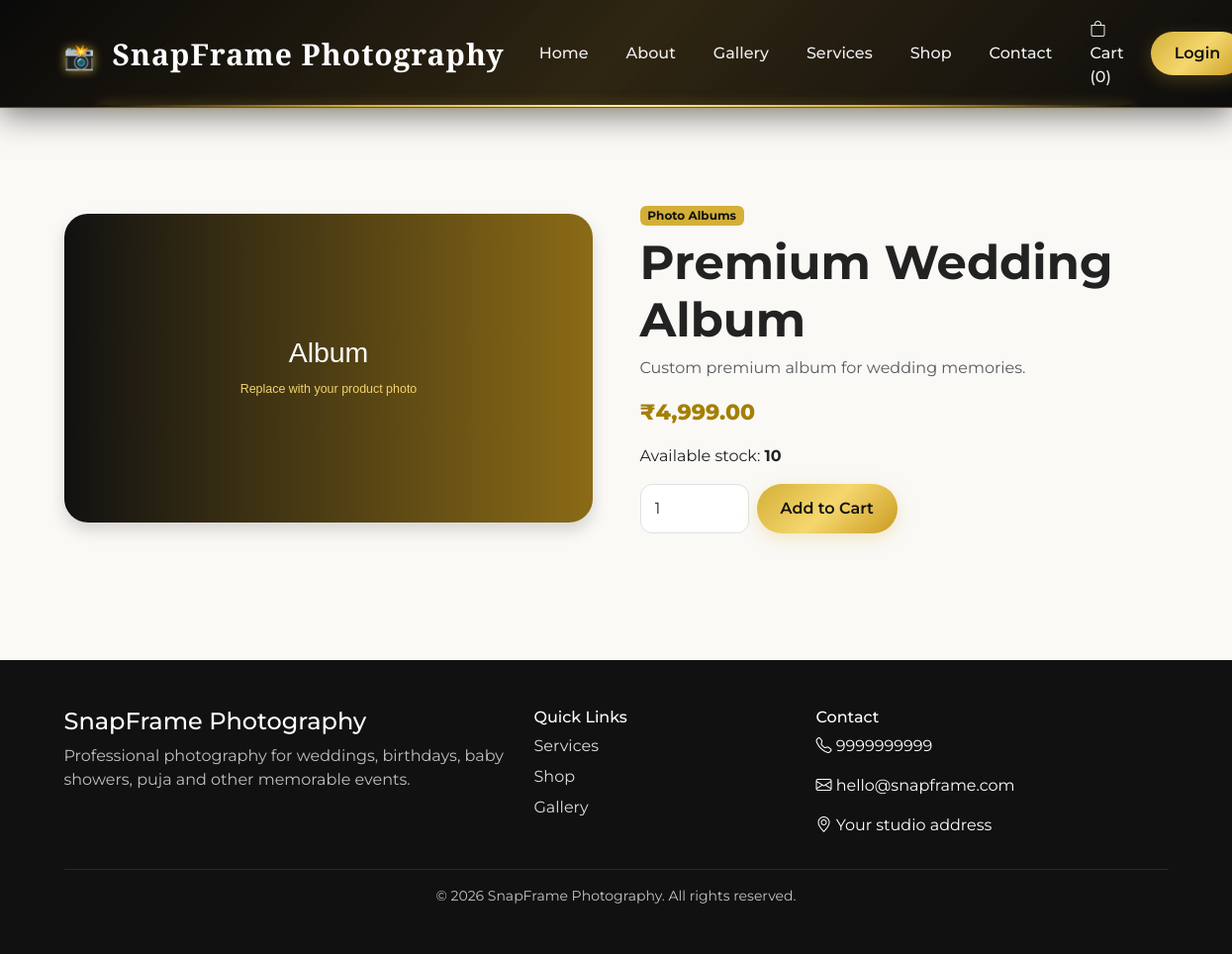
/product.php?id=2, run on the app's committed database.
### tables this page shows
CREATE TABLE IF NOT EXISTS shop_settings (
    id INT PRIMARY KEY,
    shop_name VARCHAR(150),
    photographer_name VARCHAR(150),
    description TEXT,
    phone VARCHAR(20),
    whatsapp VARCHAR(20),
    email VARCHAR(100),
    address TEXT,
    location VARCHAR(255),
    map_url VARCHAR(500),
    about_image VARCHAR(255),
    hero_image VARCHAR(255)
);

CREATE TABLE IF NOT EXISTS products (
    id INT AUTO_INCREMENT PRIMARY KEY,
    name VARCHAR(150) NOT NULL,
    description TEXT,
    price DECIMAL(10,2) NOT NULL DEFAULT 0,
    image VARCHAR(255) DEFAULT '',
    category VARCHAR(100) DEFAULT 'Photo Frames',
    stock INT DEFAULT 0,
    created_at TIMESTAMP DEFAULT CURRENT_TIMESTAMP
);

### config/functions.php (called while the page is built, shortened)
<?php
function e($value) {
    return htmlspecialchars((string)$value, ENT_QUOTES, 'UTF-8');
}
function user_logged_in() {
    return isset($_SESSION['user_id']);
}
function cart_count() {
    return isset($_SESSION['cart']) ? array_sum($_SESSION['cart']) : 0;
}
function get_shop($conn) {
    $result = $conn->query("SELECT * FROM shop_settings WHERE id=1 LIMIT 1");
    return $result ? $result->fetch_assoc() : [];
}
?>

### product.php (the view, shortened to what this page needs)
<?php
require_once "config/db.php";
require_once "config/functions.php";
$id=(int)($_GET['id'] ?? 0);
$stmt=$conn->prepare("SELECT * FROM products WHERE id=? LIMIT 1");
$stmt->bind_param("i",$id);
$stmt->execute();
$product=$stmt->get_result()->fetch_assoc();
require_once "includes/header.php";
require_once "includes/navbar.php";
?>
<section class="section mt-5 pt-5"><div class="container">
<div class="row g-5 align-items-center">
<div class="col-lg-6"><img src="assets/images/products/<?= e($product['image']) ?>" class="img-fluid rounded-xl shadow" alt="<?= e($product['name']) ?>"></div>
<div class="col-lg-6">
<span class="badge badge-gold"><?= e($product['category']) ?></span>
<h1 class="display-5 fw-bold mt-2"><?= e($product['name']) ?></h1>
<p class="text-muted"><?= nl2br(e($product['description'])) ?></p>
<div class="price mb-3">₹<?= number_format((float)$product['price'],2) ?></div>
<p>Available stock: <strong><?= (int)$product['stock'] ?></strong></p>
<?php if((int)$product['stock'] > 0): ?>
<form method="post" action="cart.php" class="d-flex gap-2">
<input type="number" name="quantity" value="1" min="1" max="<?= (int)$product['stock'] ?>" class="form-control" style="max-width:110px">
<button class="btn btn-gold px-4">Add to Cart</button>
</form>
<?php else: ?><div class="alert alert-secondary">Out of stock.</div><?php endif; ?>
</div></div></div></section>
<?php require_once "includes/footer.php"; ?>

### includes/header.php (shortened to what this page needs)
<?php
require_once __DIR__ . "/../config/db.php";
require_once __DIR__ . "/../config/functions.php";
$shop = get_shop($conn);
?>
<!DOCTYPE html>
<html lang="en">
<head>
    <link
        href="https://cdn.jsdelivr.net/npm/bootstrap@5.3.3/dist/css/bootstrap.min.css"
        rel="stylesheet"
    >
    <link
        href="https://cdn.jsdelivr.net/npm/bootstrap-icons@1.11.3/font/bootstrap-icons.css"
        rel="stylesheet"
    >
    <link rel="stylesheet" href="assets/css/style.css">
</head>
<body>

### includes/navbar.php (shortened to what this page needs)
<?php $shop = $shop ?? get_shop($conn); ?>
<nav class="navbar navbar-expand-lg navbar-dark fixed-top glass-nav">
    <div class="container">
        <a class="navbar-brand fw-bold" href="index.php">
            <span class="brand-icon">📸</span>
            <?= e($shop['shop_name'] ?? 'SnapFrame') ?>
        </a>
        <div class="collapse navbar-collapse" id="mainNav">
            <ul class="navbar-nav ms-auto align-items-lg-center">
                <li class="nav-item"><a class="nav-link" href="index.php">Home</a></li>
                <li class="nav-item"><a class="nav-link" href="about.php">About</a></li>
                <li class="nav-item"><a class="nav-link" href="gallery.php">Gallery</a></li>
                <li class="nav-item"><a class="nav-link" href="services.php">Services</a></li>
                <li class="nav-item"><a class="nav-link" href="products.php">Shop</a></li>
                <li class="nav-item"><a class="nav-link" href="contact.php">Contact</a></li>
                <li class="nav-item"><a class="nav-link" href="cart.php"><i class="bi bi-bag"></i> Cart (<?= cart_count() ?>)</a></li>
                <?php if (user_logged_in()): ?>
                    <li class="nav-item dropdown">
                        <a class="nav-link dropdown-toggle" data-bs-toggle="dropdown" href="#">
                            <i class="bi bi-person-circle"></i> <?= e($_SESSION['user_name']) ?>
                        </a>
                        <ul class="dropdown-menu dropdown-menu-end">
                            <li><a class="dropdown-item" href="profile.php">My Profile</a></li>
                            <li><a class="dropdown-item" href="my_orders.php">My Orders</a></li>
                            <li><hr class="dropdown-divider"></li>
                            <li><a class="dropdown-item" href="logout.php">Logout</a></li>
                        </ul>
                    </li>
                <?php else: ?>
                    <li class="nav-item"><a class="btn btn-gold ms-lg-2" href="login.php">Login</a></li>
                <?php endif; ?>
            </ul>
        </div>
    </div>
</nav>

### includes/footer.php (shortened to what this page needs)
<footer class="site-footer mt-5">
    <div class="container py-5">
        <div class="row g-4">
            <div class="col-md-5">
                <h4><?= e($shop['shop_name'] ?? 'SnapFrame Photography') ?></h4>
                <p class="text-light opacity-75"><?= e($shop['description'] ?? 'We capture your beautiful moments forever.') ?></p>
            </div>
            <div class="col-md-3">
                <h6>Quick Links</h6>
                <a href="services.php">Services</a>
                <a href="products.php">Shop</a>
                <a href="gallery.php">Gallery</a>
            </div>
            <div class="col-md-4">
                <h6>Contact</h6>
                <p><i class="bi bi-telephone"></i> <?= e($shop['phone'] ?? '') ?></p>
                <p><i class="bi bi-envelope"></i> <?= e($shop['email'] ?? '') ?></p>
                <p><i class="bi bi-geo-alt"></i> <?= e($shop['address'] ?? '') ?></p>
            </div>
        </div>
        <hr class="border-secondary">
        <div class="text-center small opacity-75">© <?= date('Y') ?> <?= e($shop['shop_name'] ?? 'SnapFrame Photography') ?>. All rights reserved.</div>
    </div>
</footer>
</body>
</html>

### assets/css/style.css (style rules this page uses)
* { box-sizing:border-box }
body { font-family:Inter,Arial,sans-serif;background:#faf9f6;color:#222 }
a { text-decoration:none }
.glass-nav { background:rgba(10,10,10,.92);backdrop-filter:blur(10px) }
.navbar-brand { letter-spacing:.4px }
.brand-icon { margin-right:6px }
.navbar .nav-link { color:#eee!important;margin:0 4px }
.btn-gold { background:#d4af37;color:#111;border-radius:30px;padding:9px 20px;font-weight:700 }
.section { padding:80px 0 }
.price { font-size:22px;font-weight:800;color:#a57f00 }
.site-footer { background:#111;color:#fff }
.site-footer a { display:block;color:#ddd;margin:7px 0 }
.rounded-xl { border-radius:24px }
.form-control,.form-select { padding:12px 14px;border-radius:12px }
.badge-gold { background:#d4af37;color:#111 }
.glass-nav { background: linear-gradient( 90deg, rgba(0,0,0,0.95), rgba(35,25,10,0.90), rgba(0,0,0,0.95) ); backdrop-filter: blur(10px); }
.glass-nav { background: linear-gradient( 135deg, rgba(5,5,5,0.98), rgba(35,25,5,0.95), rgba(8,8,8,0.98) ); backdrop-filter: blur(18px); -webkit-backdrop-filter: blur(18px); border-bottom: 1px solid rgba(212,175,55,0.35); box-shadow: 0 8px 30px rgba(0,0,0,0.5), 0 1px 0 rgba(212,175,55,0.15); position: relative; z-index: 1000; }
.glass-nav::after { content: ""; position: absolute; bottom: 0; left: 8%; width: 84%; height: 2px; background: linear-gradient( 90deg, transparent, #d4af37, #fff2a8, #d4af37, transparent ); box-shadow: 0 0 12px rgba(212,175,55,0.7); }
.navbar-brand { color: white !important; font-size: 24px; font-weight: 800; letter-spacing: 0.5px; transition: 0.3s ease; }
.brand-icon { margin-right: 8px; font-size: 25px; filter: drop-shadow(0 0 5px rgba(212,175,55,0.8)); }
.navbar .nav-link { color: #eeeeee !important; font-size: 17px; font-weight: 500; margin: 0 5px; padding: 10px 14px !important; border-radius: 25px; position: relative; transition: all 0.3s ease; }
.navbar .nav-link::after { content: ""; position: absolute; left: 50%; bottom: 3px; width: 0; height: 2px; background: #d4af37; transform: translateX(-50%); transition: 0.3s ease; }
.btn-gold { background: linear-gradient( 135deg, #d4af37, #f5d76e, #c99b20 ); color: #111 !important; border: none; border-radius: 30px; padding: 10px 24px; font-weight: 800; box-shadow: 0 5px 18px rgba(212,175,55,0.25); transition: all 0.3s ease; }
body { font-family: 'Montserrat', sans-serif; background: #faf9f6; color: #222; }
.navbar-brand { font-family: 'Cormorant Garamond', serif !important; font-size: 30px !important; font-weight: 700 !important; letter-spacing: 1px; }
.navbar .nav-link { font-family: 'Montserrat', sans-serif; font-size: 16px; font-weight: 500; }
.btn { font-family: 'Montserrat', sans-serif; font-weight: 600; }

### data on the page
shop_settings: shop_name "SnapFrame Photography", description "Professional photography for weddings, birthdays, baby showers, puja and other memorable events.", phone "9999999999", email "hello@snapframe.com", address "Your studio address"
products: image (picture), category "Photo Albums", name "Premium Wedding Album", description "Custom premium album for wedding memories.", price "4,999.00", stock "10"

### other printed values
cart_count() "0"
